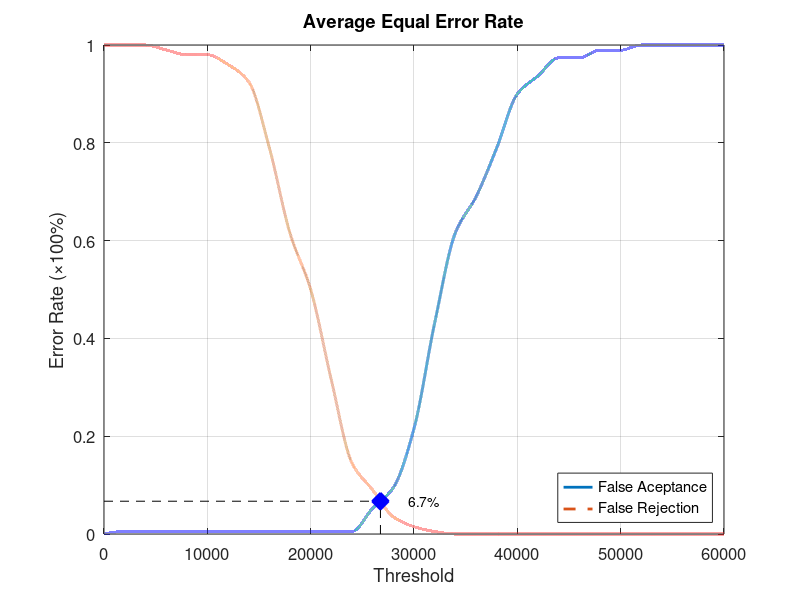
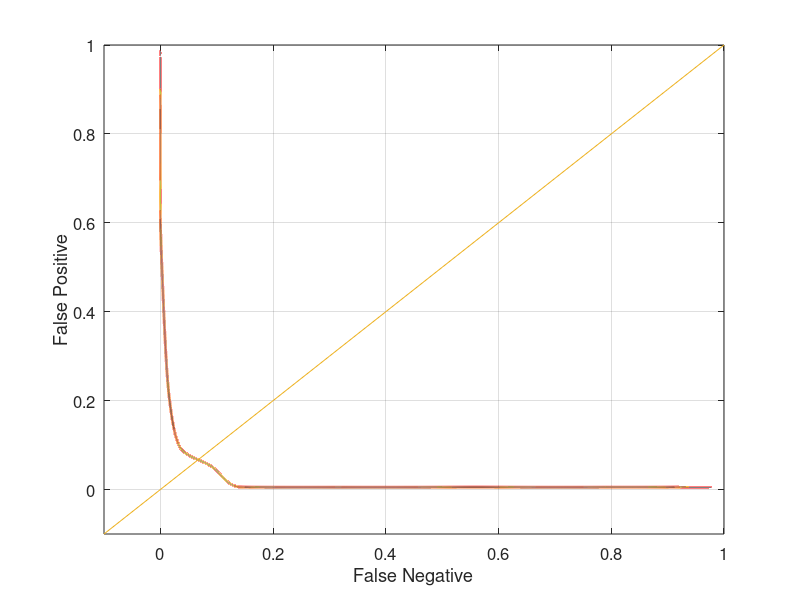

Write the MATLAB code that produced these figures, in order.
function yEER = Database5_1
close all;
clear;
clc;
x = 0:2000:60000;
xq = 0:0.5:60000;

y0 = [0 0.00526316 0.00526316 0.00526316 0.00526316 0.00526316 0.00526316 0.00526316 0.00526316 0.00526316 0.00526316 0.00526316 0.00526316 0.0526316 0.0947368 0.215789 0.431579 0.615789 0.689474 0.789474 0.9 0.936842 0.973684 0.973684 0.989474 0.989474 1 1 1 1 1];
yy0 = interp1(x, y0, xq, 'pchip');
y1 = [1 1 1 0.99 0.98 0.98 0.96 0.925 0.79 0.615 0.5 0.315 0.145 0.09 0.035 0.015 0.005 0 0 0 0 0 0 0 0 0 0 0 0 0 0];
yy1 = interp1(x, y1, xq, 'pchip');

% Calculating EER: 
y2 = abs(y0 - y1);
find(y2 == min(y2))
yy2 = abs(yy0 - yy1);
xEER = find(yy2 == min(yy2));
xEERIndex = xq(xEER) % X-axis EER
yEER = yy0(xEER) % Y-axis EER

main = figure
plot(xq, yy0,'-','LineWidth', 2);	hold on
plot(xq, yy1,'--','LineWidth', 2);	hold on
plot([xEERIndex xEERIndex], [0 yEER], 'k--');	hold on
plot([0 xEERIndex], [yEER yEER], 'k--');	hold on
plot(xEERIndex, yEER, 'bx', 'LineWidth', 10);	hold on
text(xEERIndex + 10 * xEERIndex / 100, yEER, [num2str(round((10000 * yEER)) / 100) '%'])
legend('False Aceptance', 'False Rejection', 'Location', 'SouthEast')
xlabel('Threshold')
ylabel('Error Rate (\times100%)')
title('Average Equal Error Rate')
set(gca, 'FontSize', 12)
axis([0 60000 0 1])
grid on

print(main, 'Database5_1Main', '-dpng');
FNRxFPR = figure('Color', [1 1 1]);
plot(yy1, yy0, '-', yy1, yy0, 'LineWidth', 2);
hold on
y = -0.1:0.1:1
plot(y, y); 
set(gca, 'FontSize', 12)
xlabel('False Negative')
ylabel('False Positive')
axis([-0.1 1 -0.1 1])
set(gca, 'FontSize', 12)
grid on

print(FNRxFPR, 'Database5_1FNRxFPR','-dpng');
end
